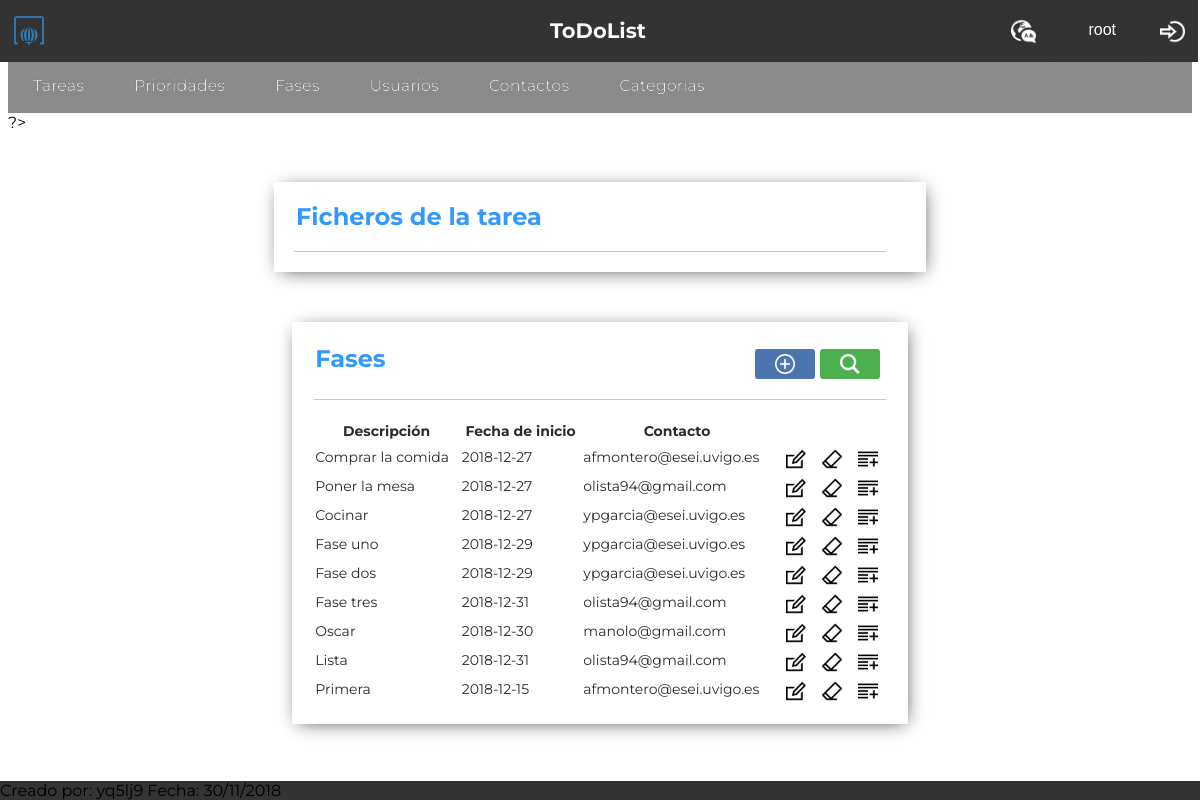
/Controllers/Fases_Controller.php (signed in), run on an earlier commit of the app's database.
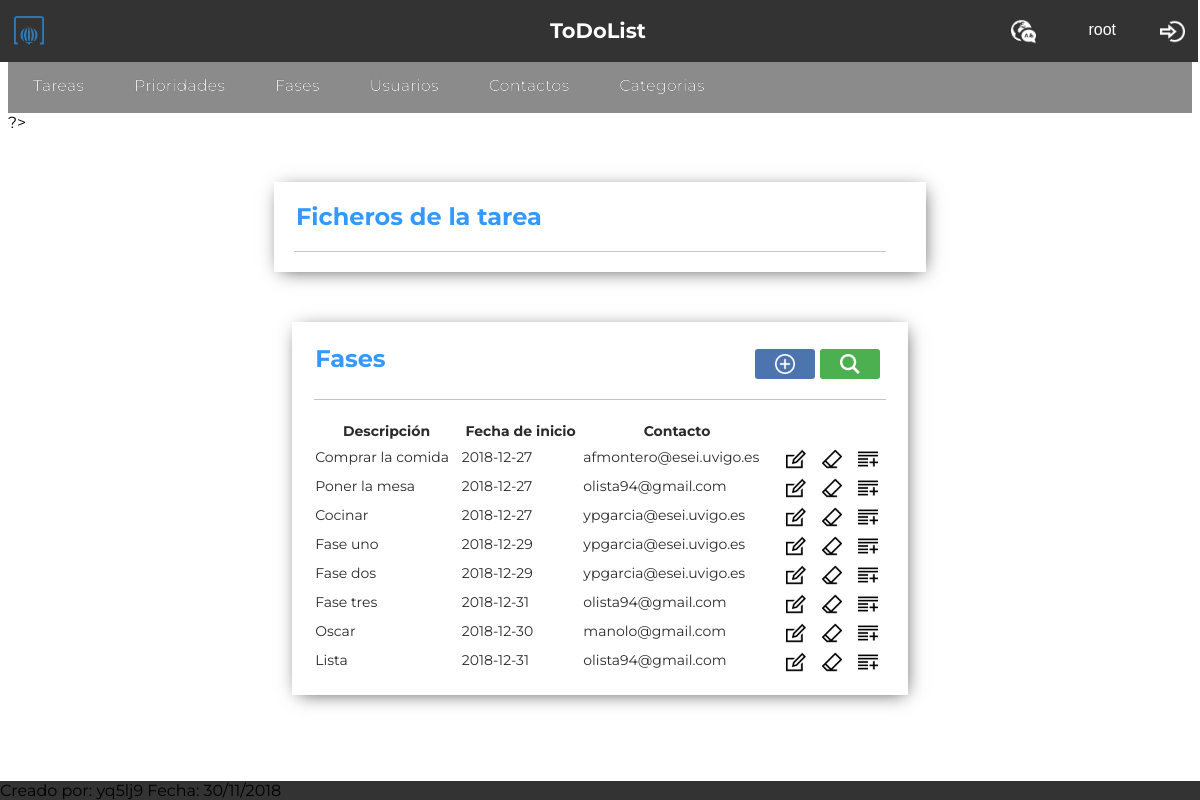
And on a later commit of the database.
### tables this page shows
CREATE TABLE `fases` (
  `id_FASES` int(11) NOT NULL,
  `descripcion` varchar(45) NOT NULL,
  `fecha_inicio` date NOT NULL,
  `fecha_fin` date DEFAULT NULL,
  `completada` tinyint(4) NOT NULL DEFAULT '0',
  `TAREAS_id_TAREAS` int(11) NOT NULL,
  `CONTACTOS_email` varchar(60) NOT NULL
);

### Functions/Authentication.php (called while the page is built)
<?php
function IsAuthenticated(){
	if (!isset($_SESSION['login'])){
		return false;
	}
	else{
		return true;
	}
}
?>

### Models/FASES_Model.php (called while the page is built, shortened)
<?php
class FASES_Model {
function __construct($id_fase,$descripcion,$fecha_ini,$fecha_fin,$completada,$TAREAS_id_TAREAS,$CONTACTOS_email){
	include_once '../Models/Access_DB.php';
	$this->mysqli = ConnectDB();
}
function FasesShowAll(){
	$sql = "SELECT * FROM fases ";
	if (!($resultado = $this->mysqli->query($sql))){
		return $GLOBALS['strings']['No existe'];
	}
    else{
		$result = $resultado;
		return $result;
	}
}
}
?>

### Models/Access_DB.php (called while the page is built)
<?php
function ConnectDB()
{
    $mysqli = new mysqli("localhost", "root", "", "todolist");
	if ($mysqli->connect_errno) {
		include './MESSAGE.php';
		new MESSAGE("Fallo al conectar a MySQL: (" . $mysqli->connect_errno . ") " . $mysqli->connect_error, './index.php');
		return false;
	}
	else{
		return $mysqli;
	}
}
?>

### Views/Fases_SHOWALL.php (the view, shortened to what this page needs)
<?php
include_once '../Functions/Authentication.php';
include_once '../Views/Header.php';
 class Fases_SHOWALL{
	var $datos;
	function __construct($datos,$archivos,$enlace){
		$this -> datos = $datos;
		$this -> mostrar();
	}
	function mostrar(){
?>
	<div class="showall">
		<form>
		<legend>Ficheros de la tarea</legend>
		</form>
		<table class="showAllUsers">
			<tr><th class="title" colspan="8"><?php echo $strings['Fases']; ?>
			<form class="tableActions" action="../Controllers/Fases_Controller.php" method="">
			<button class="buscar-little" name="action" value="Confirmar_SEARCH" type="submit"></button>
			<button class="anadir-little"  name="action" value="Confirmar_ADD" type="submit"></button>
			</form></th></tr>
			<tr>
				<th><?php echo $strings['Descripcion']; ?></th>
				<th><?php echo $strings['Fecha inicio']; ?></th>
				<th><?php echo $strings['Contacto']; ?></th>
				<th></th>
			</tr>
		<?php
			while($fila = $this ->datos->fetch_array()){
		?>
			<tr>
				<form action="../Controllers/Fases_Controller.php" method="post" name="id_fase" >
					<td><?php echo $fila['descripcion']; ?></td>
					<td><?php echo $fila['fecha_inicio']; ?></td>
					<td><?php echo $fila['CONTACTOS_email']; ?></td>
					<td style="text-align:right">
						<button class="editar" name="action" value="Confirmar_EDIT" type="submit"></button>
						<button class="borrar" name="action" value="Confirmar_DELETE1" type="submit"></button>
						<button class="add" name="action" value="Confirmar_SHOWCURRENT" type="submit"></button>
					</td>
				</form>
			</tr>
		<?php
			}
		?>
		</table>
	</div>
	<?php
		}
	}
	?>
	<footer>
		<?php include '../Views/Footer.php'; ?>

### Controllers/Fases_Controller.php (shortened to what this page needs)
<?php
include_once "../Functions/Authentication.php";
if (!IsAuthenticated()){
    new MESSAGE('No puedes ver esto si no estás logueado', '../Controllers/Login_Controller.php');
}else{
	include_once "../Models/FASES_Model.php";
	include_once "../Views/Fases_SHOWALL.php";
	include_once "../Views/Fases_DELETE.php";
switch ($_REQUEST['action']){
	default:
		$fase = new FASES_Model('','','','','','','');
		$datos = $fase -> FasesShowAll();
		$respuesta = new Fases_SHOWALL($datos,'','../Controllers/Fases_Controller.php');
	}
}
?>

### Views/Header.php (shortened to what this page needs)
<?php
	include_once '../Functions/Authentication.php';
?>
<html>
<head>
	<link rel="stylesheet" type="text/css" href="../Views/style.css">
	<link rel="stylesheet" href="https://cdnjs.cloudflare.com/ajax/libs/font-awesome/4.7.0/css/font-awesome.min.css">
	<link rel="stylesheet" type="text/css" href="../Views/tcal.css" />
</head>
<?php
if(isset($_SESSION['tipo'])){
	if($_SESSION['tipo']=='ADMIN'){
?>
<header id="main-header">
	<div class="fixednav">
		<div class="topnav">
			<div class="topnav-centered">
				<a><h2><?php echo $strings['ToDoList']; ?></h2></a>
			</div>
			<a><button class="logo"></button></a>
			<div class="topnav-right">
			<form name='idiomaform' action="../Functions/CambioIdioma.php" method="post" style="display: contents;">
				<select class="idioma" name="idioma" onChange='this.form.submit()'>
					<option value="SPANISH"> </option>
					<option value="ENGLISH"><?php echo $strings['Ingles']; ?></option>
				</select>
			</form>
                <?php
                    if (IsAuthenticated()){
                ?>
				<button class="user"><?php echo $_SESSION['login'];?></button>
				<a href='../Functions/Desconectar.php'><button class="logout"></button></a>
                <?php
                    }
                    else{
                ?>
                    <a href='../Controllers/Registro_Controller.php'><button class="registrar"></button></a>
                <?php
                    }
                ?>
			</div>
		</div>
	</div>
	<div class="menu-bar" id="menu-bar">
		<li><a href="../Controllers/Tareas_Controller.php"><?php echo $strings['Tareas']; ?></a></li>
		<li><a href="../Controllers/Prioridades_Controller.php"><?php echo $strings['Prioridades']; ?></a></li>
		<li><a href="../Controllers/Fases_Controller.php"><?php echo $strings['Fases']; ?></a></li>
		<li><a href="../Controllers/Usuarios_Controller.php"><?php echo $strings['Usuarios']; ?></a></li>
		<li><a href="../Controllers/Contactos_Controller.php"><?php echo $strings['Contactos']; ?></a></li>
		<li><a href="../Controllers/Categorias_Controller.php"><?php echo $strings['Categorias']; ?></a></li>
	</div>
</header>
<?php
}
}
?>

### Views/Footer.php
<div class="footer" id="footer">
		<li><a><?php echo $strings['Creado por']; ?>: yq5lj9 </a></li>
		<li><a><?php echo $strings['Fecha']; ?>: 30/11/2018</a></li>
	</div>
</body>
</html>

### Views/Fases_DELETE.php (shortened to what this page needs)
 <?php
include_once '../Functions/Authentication.php';
?>
?>

### Views/style.css (style rules this page uses)
.topnav { position: fixed; background-color: #333; margin: -10px -10px 0px -10px; width: 100%; z-index: 8999; }
.topnav a { float: left; color: white; text-align: center; padding: 18px 16px 16px 16px; text-decoration: none; font-size: 14px; font-style: normal; text-shadow: 0px 0px 0px #000000; }
.topnav-centered a { float: none; position: absolute; top: 50%; left: 50%; transform: translate(-50%, -50%); }
.topnav-right { float: right; display: flex; }
.menu-bar { width: 100%; border-top: 50px solid; height: 55px; line-height: 100%; background: #8B8B8B; position: inherit; }
.menu-bar li { margin: 0px 0px 0px 0px; padding: 0px 0px 0px 0px; float: left; position: inherit; list-style: none; }
.menu-bar a { font-style: normal; font-size: 16px; color: #E7E5E5; text-decoration: none; display: block; padding: 20px 25px 19px 25px; margin: 0; margin-bottom: 0px; border-radius: 0px; text-shadow: 0px 0px 0px #000000; }
.footer { background-color: #333; position: fixed; left: 0; bottom: 0; width: 100%; }
.footer li { display: inline; }
form { font-size:14px; color:#2b2b2b; width:50%; margin-left:auto; margin-right:auto; margin-top:50px; padding: 20px 40px 20px 20px; box-shadow: 2px 3px 18px -5px rgba(0,0,0,0.75); }
legend { font-size:24px; font-weight:bold; border-bottom: 1px solid rgba(114, 114, 114, 0.411); color:#39F; padding-bottom: 20px; }
.showAllUsers { font-size:14px; color:#2b2b2b; width:52%; margin-left:auto; margin-right:auto; margin-top:50px; padding: 0px 20px 20px 20px; box-shadow: 2px 3px 18px -5px rgba(0,0,0,0.75); }
.title { text-align:left; font-size:24px; font-weight:bold; border-bottom: 1px solid rgba(114, 114, 114, 0.411); color:#39F; padding-bottom: 20px; }
th { padding-top: 20px; }
.logo { background-size: 35px 35px; background-color: #333; background-position: center; background-repeat: no-repeat; margin-top: 0px; margin-right: 0px; border: none; padding: 15px 15px; cursor: pointer; background-image: url(../img/logo.png); }
.logout { background-size: 25px 25px; background-color: #333; background-position: center; background-repeat: no-repeat; margin-top: 0px; margin-right: -10px; border: none; padding: 15px 20px; cursor: pointer; vertical-align: super; background-image: url(../img/logout.png); }
.user { background-size: 25px 25px; background-color: #333; background-position: left; background-repeat: no-repeat; margin-top: 0px; margin-right: -15px; border: none; cursor: pointer; vertical-align: super; background-image: url(../img/user.png); }
button { background-size: 20px 20px; background-position: center; background-repeat: no-repeat; margin-top: 25px; margin-right: 30px; border: none; color: white; padding: 20px 35px; text-align: center; font-size: 16px; cursor: pointer; border-radius: 3px; background-color:green; }
.buscar-little { vertical-align: text-bottom; float: right; margin-top: 5px; margin-right: 5px; padding: 15px 30px; background-image: url(../img/buscar.png); background-color: #4CAF50; }
.anadir-little { vertical-align: text-bottom; float: right; margin-top: 5px; margin-right: 5px; padding: 15px 30px; background-image: url(../img/anadir.png); background-color: rgb(76, 116, 175); }
.editar { background-image: url(../img/editar.png); background-color: Transparent; background-repeat:no-repeat; border: none; cursor:pointer; overflow: hidden; outline:none; margin-top: 5px; margin-right: 2px; padding: 10px 15px; }
.borrar { background-image: url(../img/borrar.png); background-color: Transparent; background-repeat:no-repeat; border: none; cursor:pointer; overflow: hidden; outline:none; margin-top: 5px; margin-right: 2px; padding: 10px 15px; }
.add { background-image: url(../img/add.png); background-color: Transparent; background-repeat:no-repeat; border: none; cursor:pointer; overflow: hidden; outline:none; margin-top: 5px; margin-right: 2px; padding: 10px 15px; }
select { border: solid 2px #EEEEEE; margin: 2px 12px 2px 0px; padding: 8px; border-radius: 5px; font-size: 1.1em; -webkit-appearance: none; -moz-appearance: none; text-indent: 1px; text-overflow: ''; }
.tableActions { display: contents; }
.idioma { border: none; background: bottom; background-image: url(../img/lenguaje.png); background-size: 25px 25px; background-position: center; background-repeat: no-repeat; margin-top: 5px; margin-right: 2px; padding-right: 0; padding-left: 0; cursor: pointer; vertical-align: super; }

What changed in the data, as far as the page shows it:
removed fases: descripcion "Primera", fecha_inicio "2018-12-15", CONTACTOS_email "afmontero@esei.uvigo.es"
